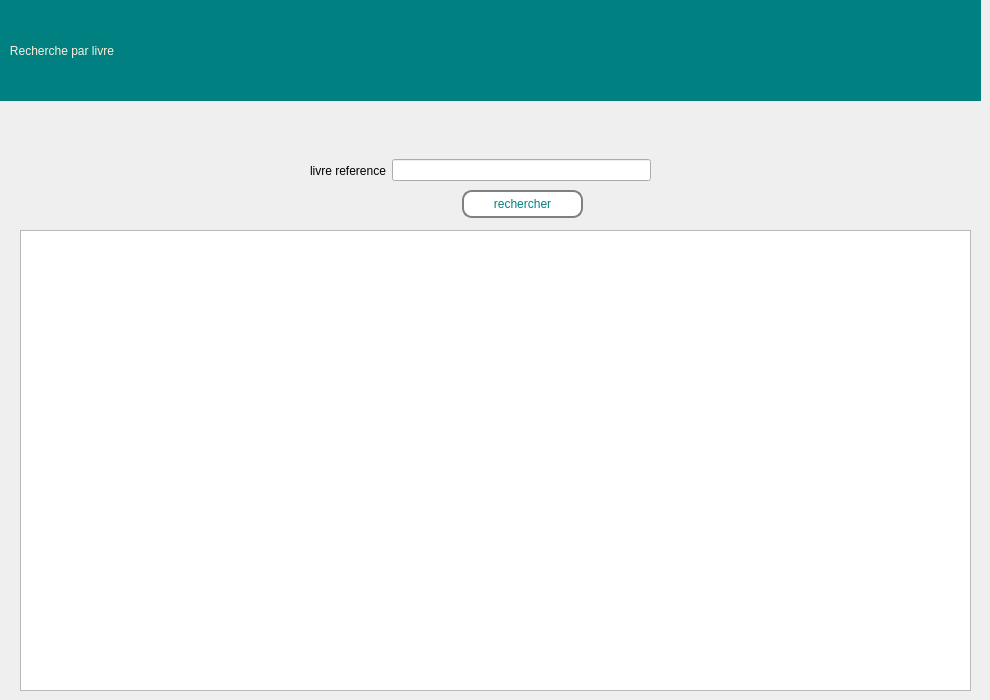
    <widget class="QWidget" name="page_afficher_emprunt_livre">
     <widget class="QPushButton" name="pushButton_recherchereference_emprunt">
      <property name="geometry">
       <rect>
        <x>462</x>
        <y>190</y>
        <width>121</width>
        <height>28</height>
       </rect>
      </property>
      <property name="styleSheet">
       <string notr="true">border: 2px solid gray;
font: 63 9pt &quot;Segoe UI Variable Display Semib&quot;;
  border-radius: 10px;
  padding: 0 8px;
  
color: rgb(0, 128, 128);
background-color: rgb(255, 255, 255);</string>
      </property>
      <property name="text">
       <string>rechercher</string>
      </property>
     </widget>
     <widget class="QLabel" name="label_274">
      <property name="geometry">
       <rect>
        <x>0</x>
        <y>0</y>
        <width>981</width>
        <height>101</height>
       </rect>
      </property>
      <property name="toolTip">
       <string>&lt;html&gt;&lt;head/&gt;&lt;body&gt;&lt;p align=&quot;center&quot;&gt;&lt;br/&gt;&lt;/p&gt;&lt;/body&gt;&lt;/html&gt;</string>
      </property>
      <property name="styleSheet">
       <string notr="true">color: rgb(253, 239, 220);background-color: rgb(0, 128, 128);
font: 75 16pt &quot;Rockwell&quot;;
</string>
      </property>
      <property name="text">
       <string>   Recherche par livre</string>
      </property>
     </widget>
     <widget class="QWidget" name="horizontalLayoutWidget_11">
      <property name="geometry">
       <rect>
        <x>310</x>
        <y>150</y>
        <width>341</width>
        <height>41</height>
       </rect>
      </property>
      <layout class="QHBoxLayout" name="horizontalLayout_11">
       <item>
        <widget class="QLabel" name="label_105">
         <property name="styleSheet">
          <string notr="true">font: 63 9pt &quot;Segoe UI Variable Display Semib&quot;;</string>
         </property>
         <property name="text">
          <string>livre reference</string>
         </property>
        </widget>
       </item>
       <item>
        <widget class="QLineEdit" name="reference_emprunt_input_recherche"/>
       </item>
      </layout>
     </widget>
     <widget class="QTableWidget" name="tableWidget_emprunts_livre">
      <property name="geometry">
       <rect>
        <x>20</x>
        <y>230</y>
        <width>951</width>
        <height>461</height>
       </rect>
      </property>
     </widget>
    </widget>
